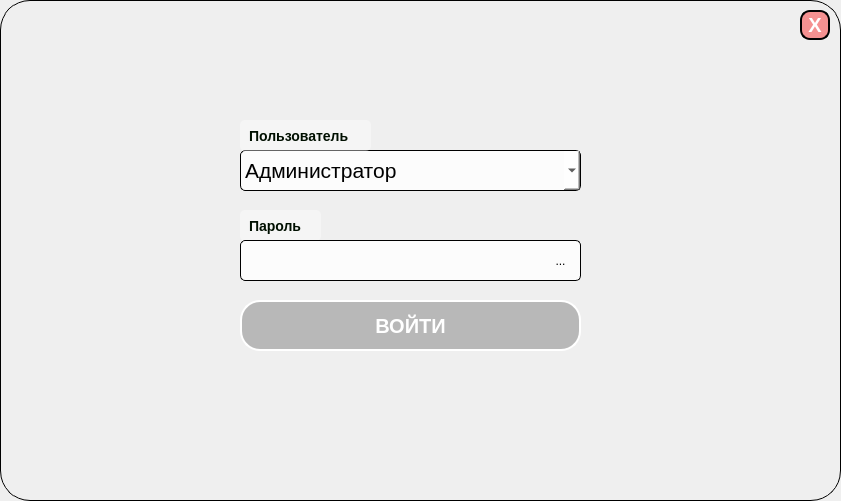
<?xml version="1.0" encoding="UTF-8"?>
<ui version="4.0">
 <class>LoginWindow</class>
 <widget class="QDialog" name="LoginWindow">
  <property name="geometry">
   <rect>
    <x>0</x>
    <y>0</y>
    <width>841</width>
    <height>501</height>
   </rect>
  </property>
  <property name="windowTitle">
   <string>Диспетчерский отдел 1.0</string>
  </property>
  <widget class="QToolButton" name="butt_eyes">
   <property name="geometry">
    <rect>
     <x>540</x>
     <y>240</y>
     <width>41</width>
     <height>41</height>
    </rect>
   </property>
   <property name="text">
    <string>...</string>
   </property>
   <property name="icon">
    <iconset resource="res/icon/icon.qrc">
     <normaloff>:/i_Pass/eyes.png</normaloff>:/i_Pass/eyes.png</iconset>
   </property>
   <property name="iconSize">
    <size>
     <width>40</width>
     <height>40</height>
    </size>
   </property>
   <property name="autoRaise">
    <bool>true</bool>
   </property>
  </widget>
  <widget class="QFrame" name="frame">
   <property name="geometry">
    <rect>
     <x>0</x>
     <y>0</y>
     <width>841</width>
     <height>501</height>
    </rect>
   </property>
   <property name="contextMenuPolicy">
    <enum>Qt::ActionsContextMenu</enum>
   </property>
   <property name="styleSheet">
    <string notr="true">
  background-image: url(:/Mostyi2.jpg);
  border-style: outset;
  border-width: 1px;
  border-radius: 30px;
  border-color: black;
  width: 1em;
</string>
   </property>
   <property name="frameShape">
    <enum>QFrame::StyledPanel</enum>
   </property>
   <property name="frameShadow">
    <enum>QFrame::Raised</enum>
   </property>
   <widget class="QPushButton" name="butt_enter">
    <property name="geometry">
     <rect>
      <x>240</x>
      <y>300</y>
      <width>341</width>
      <height>51</height>
     </rect>
    </property>
    <property name="font">
     <font>
      <pointsize>-1</pointsize>
      <weight>75</weight>
      <italic>false</italic>
      <bold>true</bold>
     </font>
    </property>
    <property name="autoFillBackground">
     <bool>false</bool>
    </property>
    <property name="styleSheet">
     <string notr="true">QPushButton#butt_enter{
  border-style: outset;
  border-width: 2px;
  border-radius: 20px;
  background-color: rgba(100, 100, 100, 100);
  font: bold 20px;
  color: #ffffff;
border-color: white;
  width: 3em;
  padding: 6px;
}
QPushButton#butt_enter:hover{
border-width: 3px;
border-radius: 25px;
border-color:white;
color:black;
background-color: rgba(255, 255, 255, 150);
}

QPushButton#butt_enter:pressed{
background-color: rgba(255, 255, 255, 200);
}</string>
    </property>
    <property name="text">
     <string>ВОЙТИ</string>
    </property>
   </widget>
   <widget class="QPushButton" name="butt_close">
    <property name="geometry">
     <rect>
      <x>800</x>
      <y>10</y>
      <width>30</width>
      <height>30</height>
     </rect>
    </property>
    <property name="autoFillBackground">
     <bool>false</bool>
    </property>
    <property name="styleSheet">
     <string notr="true">QPushButton#butt_close{
background: none;
border-width: 2px;
border-radius: 10px;
font: bold 20px;
color: #ffffff;
border-color: black;
background-color: rgba(255, 0, 0, 100);
}

QPushButton#butt_close:hover{
border-width: 4px;
border-radius: 13px;
background-color: rgba(255, 0, 0, 120);
}

QPushButton#butt_close:pressed{
background-color: rgba(255, 0, 0, 255);
}</string>
    </property>
    <property name="text">
     <string>X</string>
    </property>
    <property name="autoDefault">
     <bool>true</bool>
    </property>
   </widget>
  </widget>
  <widget class="QLabel" name="label_2">
   <property name="geometry">
    <rect>
     <x>240</x>
     <y>210</y>
     <width>81</width>
     <height>31</height>
    </rect>
   </property>
   <property name="sizePolicy">
    <sizepolicy hsizetype="Preferred" vsizetype="Expanding">
     <horstretch>0</horstretch>
     <verstretch>0</verstretch>
    </sizepolicy>
   </property>
   <property name="font">
    <font>
     <pointsize>-1</pointsize>
     <weight>75</weight>
     <italic>false</italic>
     <bold>true</bold>
    </font>
   </property>
   <property name="styleSheet">
    <string notr="true">QLabel {
  text-align: center;
  color: rgb(0, 15, 0);
  border-style: outset;
  border-width: 0px;
  border-radius: 5px;
  background-color: rgba(255, 255, 255, 100);
  font: bold 14px;
  width: 1em;
  padding: 5px;
}</string>
   </property>
   <property name="text">
    <string>Пароль</string>
   </property>
  </widget>
  <widget class="QComboBox" name="cbox_login">
   <property name="geometry">
    <rect>
     <x>240</x>
     <y>150</y>
     <width>341</width>
     <height>41</height>
    </rect>
   </property>
   <property name="font">
    <font>
     <family>Arial</family>
     <pointsize>16</pointsize>
     <weight>50</weight>
     <bold>false</bold>
    </font>
   </property>
   <property name="layoutDirection">
    <enum>Qt::LeftToRight</enum>
   </property>
   <property name="autoFillBackground">
    <bool>false</bool>
   </property>
   <property name="styleSheet">
    <string notr="true">QComboBox#cbox_login{
  border-style: outset;
  border-width: 1px;
  border-radius: 5px;
  color: #000000;
  background-color: rgba(255, 255, 255, 200);
}</string>
   </property>
   <property name="editable">
    <bool>false</bool>
   </property>
   <item>
    <property name="text">
     <string>Администратор</string>
    </property>
   </item>
   <item>
    <property name="text">
     <string>Гюнтер А.В.</string>
    </property>
   </item>
   <item>
    <property name="text">
     <string>Тайлакова Я.Д.</string>
    </property>
   </item>
  </widget>
  <widget class="QLineEdit" name="text_password">
   <property name="geometry">
    <rect>
     <x>240</x>
     <y>240</y>
     <width>341</width>
     <height>41</height>
    </rect>
   </property>
   <property name="font">
    <font>
     <pointsize>14</pointsize>
    </font>
   </property>
   <property name="contextMenuPolicy">
    <enum>Qt::DefaultContextMenu</enum>
   </property>
   <property name="autoFillBackground">
    <bool>false</bool>
   </property>
   <property name="styleSheet">
    <string notr="true">QLineEdit#text_password{
  border-style: outset;
  border-width: 1px;
  border-radius: 5px;
  color: #000000;
  background-color: rgba(255, 255, 255, 200);
}</string>
   </property>
   <property name="echoMode">
    <enum>QLineEdit::Password</enum>
   </property>
  </widget>
  <widget class="QLabel" name="label">
   <property name="geometry">
    <rect>
     <x>240</x>
     <y>120</y>
     <width>131</width>
     <height>31</height>
    </rect>
   </property>
   <property name="sizePolicy">
    <sizepolicy hsizetype="Preferred" vsizetype="Expanding">
     <horstretch>0</horstretch>
     <verstretch>0</verstretch>
    </sizepolicy>
   </property>
   <property name="font">
    <font>
     <pointsize>-1</pointsize>
     <weight>75</weight>
     <italic>false</italic>
     <bold>true</bold>
    </font>
   </property>
   <property name="styleSheet">
    <string notr="true">QLabel {
  text-align: center;
  color: rgb(0, 15, 0);
  border-style: outset;
  border-width: 0px;
  border-radius: 5px;
  background-color: rgba(255, 255, 255, 100);
  font: bold 14px;
  width: 1em;
  padding: 5px;
}</string>
   </property>
   <property name="text">
    <string>Пользователь</string>
   </property>
  </widget>
  <zorder>frame</zorder>
  <zorder>label_2</zorder>
  <zorder>cbox_login</zorder>
  <zorder>text_password</zorder>
  <zorder>label</zorder>
  <zorder>butt_eyes</zorder>
 </widget>
 <resources>
  <include location="res/icon/icon.qrc"/>
 </resources>
 <connections/>
</ui>
